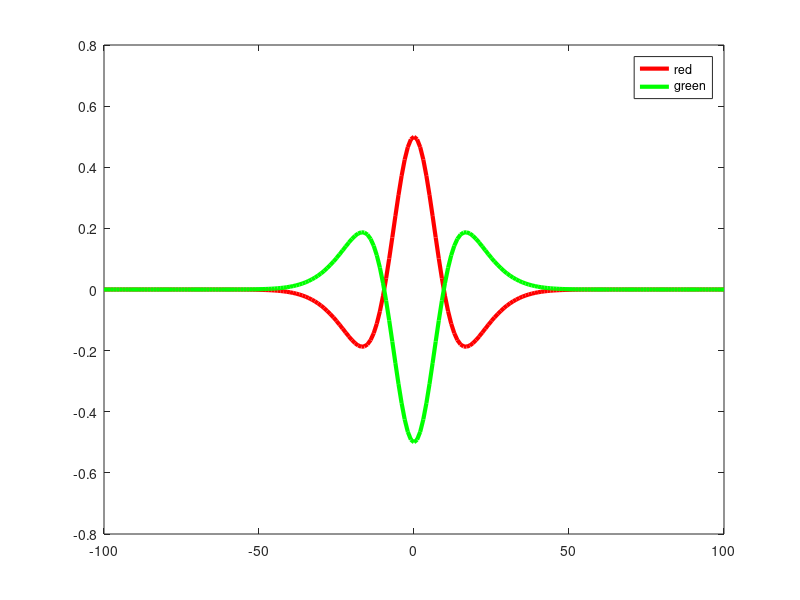

Write the MATLAB code that produced this figure.
%三维图像
X = -100 : 1 : 100;
Y = -100 : 1 : 100;

sigma1 = 10;
[ XX, YY ] = meshgrid( X, Y );
Z1 = ( XX ).^2 + ( YY ).^2; 
Z1 = -Z1 / ( 2 * sigma1^2 );
Z1 = exp(Z1) / ( 2 * pi * sigma1^2 );

sigma2 = 20;
Z2 = ( XX ).^2 + ( YY ).^2;
Z2 = -Z2 / ( 2 * sigma2^2 );
Z2 = 0.8.*exp(Z2) / ( 2 * pi * sigma2^2 );

Z=Z1-Z2;
mesh(X, Y, Z); 


%二维图
x=-100:100
sigma1 = 10;
sigma2 = 20;
plot(x,exp(-(x.^2)/sigma1.^2),'r','LineWidth',3);
hold on
plot(x,0.5*exp(-(x.^2)/sigma2.^2),'b','LineWidth',3);
plot(x,exp(-(x.^2)/sigma1.^2)-0.5*exp(-(x.^2)/sigma2.^2),'k','LineWidth',3);
legend('+','-','sum')

%颜色拮抗
hold off
plot(x,exp(-(x.^2)/sigma1.^2)-0.5*exp(-(x.^2)/sigma2.^2),'r','LineWidth',3);
hold on
plot(x,-exp(-(x.^2)/sigma1.^2)+0.5*exp(-(x.^2)/sigma2.^2),'g','LineWidth',3);
legend('red','green')
